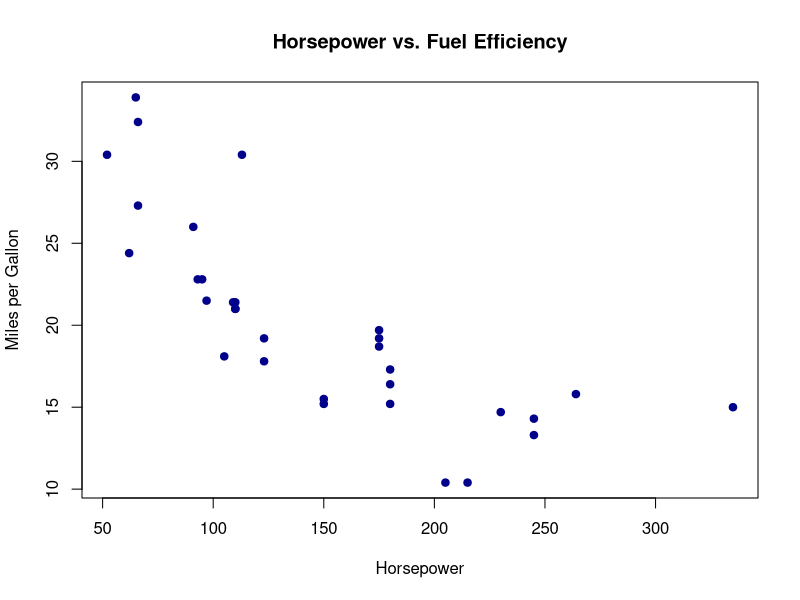

Here is the R script that generated this plot:
## ---- chunk 1
# Load the mtcars dataset
data(mtcars)

# Create a scatter plot
plot(mtcars$hp, mtcars$mpg, 
     main="Horsepower vs. Fuel Efficiency", # Clearly these are the most important things!
     xlab="Horsepower", 
     ylab="Miles per Gallon", # Can we change this to Kilometers per Litre for other countries? 
     pch=19, 
     col="darkblue") # The best colour for car-based statistics
## ---- chunk 2
2 + 2
## ---- chunk 3
# Welcome to R! This is a comment. R doesn't run anything on a line after a '#'.

# Before we can read our data, we need a special tool called 'readr'.
# Think of this like getting a special pair of glasses to read a book.
# We only need to do this once, just like you only need to buy glasses once.
install.packages("readr")

# push the green play button
## ---- chunk 4
# Now that we've got our special glasses (installed the package), we need to put them on to use them.
# In R, we do this by 'loading' the library. We'll need to do this each time we start a new R session.
# It's like putting on your glasses each time you want to read.
library(readr)  # This is like putting on the 'readr' glasses to use its features

# push the green play button

## ---- chunk 5
# Now let's read our uploaded data file. This is like opening a book that's right in front of you.
# Make sure the CSV file is in your current working directory.
# data <- "Y1W3_data.csv" # Please DELETE the # just before `data` at the beginning of this line

# Look to see `data` pop up in the Environment panel
# push the green play button
## ---- chunk 6
# Let's take a quick look at the first few rows of our data.
# This is like reading the first page of the book.
# print(head(data)) # Please DELETE the # at the beginning of this line

# ouch. Lots of info about the data - don't stress it now.
# push the green play button
## ---- chunk 7
# Now, let's get a summary of our data. 
# This is like reading the table of contents and index to get an overview.
# print(summary(data)) # Please DELETE the # just before `data` at the beginning of this line

# Some Summary Stats! Yay!
# push the green play button
## ---- chunk 8
# We can check how big our dataset is.
# This is like counting the pages and chapters in our book.
# cat("Our dataset has", dim(data)[1], "rows (like pages) and", dim(data)[2], "columns (like chapters)\n") # Please DELETE the # just before `data` at the beginning of this line

# push the green play button
## ---- chunk 9
# Finally, let's see what information (columns) we have in our dataset.
# This is like looking at the headings in our book.
# cat("Our dataset contains information about:\n") # Please DELETE the # just before `data` at the beginning of this line
# print(colnames(data)) # Please DELETE the # just before `data` at the beginning of this line too!

# You did it!
# Congratulations! You've just used R to read a data file and take a first look at it.
# It's like you've opened a book, skimmed through its contents, and got an idea of what it's about!
## ---- chunk 10
# COPY SOME CODE IN HERE from the slides from this morning - choose one of the early, simpler plots if possible
